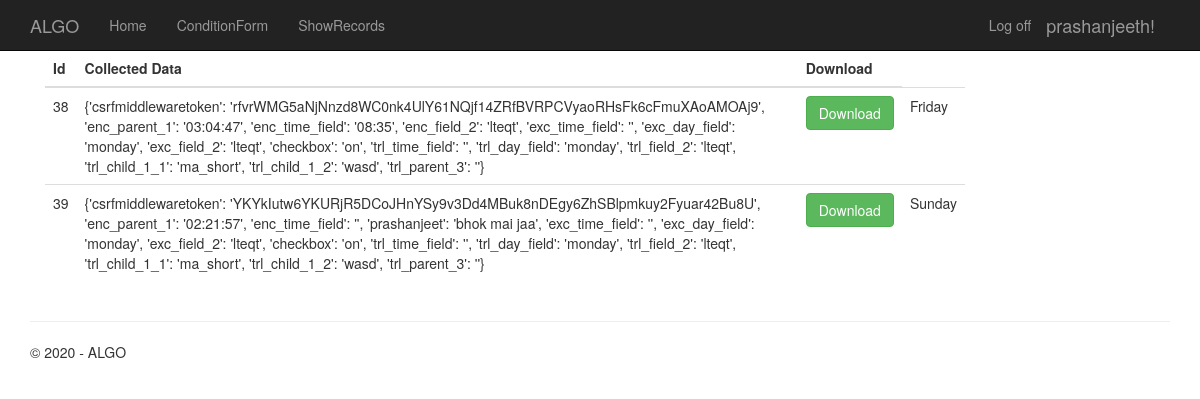
The page /showrecords/ (signed in) on the database as committed earlier.
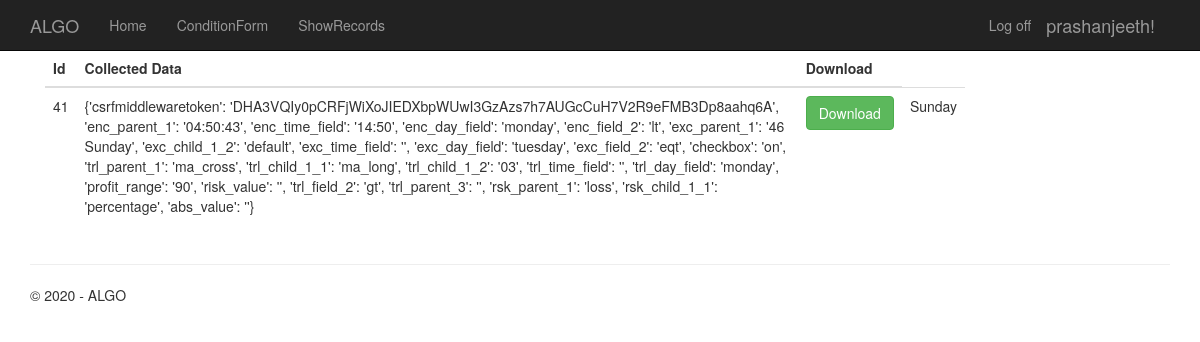
The same page on the database as committed later.
### algobt/models.py (models this page shows, shortened)
class UserDataModel(models.Model):
    username = models.ForeignKey(User, on_delete=models.CASCADE,)
    data = models.CharField(max_length=2000)
    record_file = models.CharField(max_length=300, unique=True, null=True)
    created_on = models.DateTimeField(auto_now_add=True,)
    class Meta:
        verbose_name_plural = 'Records'
        db_table = "User Records"

### algobt/views.py (the view)
# urls.py: path('showrecords/', views.ShowDataRecords, name='ShowRecords'),
@login_required(redirect_field_name='login')
def ShowDataRecords(request):
    if request.user.is_authenticated:
        allRecords = UserDataModel.objects.filter(username=request.user)
        context = {
            'records': allRecords,
            'year': datetime.now().year,
        }
        return render(request, 'app/showrecords.html', context)

### templates/app/showrecords.html
{% extends "app/layout.html" %}
{% load static %}
{% block content %}
    <div class="container">
    <div class="row justify-content-center">
      <div class="col-lg-10 col-md-12">
        <div class="card mb-4">
          <div class="card-body">
            {% if records %}
            <table class="table mb-0">
              <thead>
                <tr>
                  <th>Id</th>
                  <th>Collected Data</th>
                  <th>Download</th>
                </tr>
              </thead>
              <tbody>
                <tr>
                {% for record in records %}
                  <tr>
                    <td>
                      {{record.id}}
                    </td>
                    <td>
                      {{record.data}}
                    </td>
                    <td>
                      <a href="{% url 'DownloadRecords' record.id %}" class="btn btn-success" target = "_blank" >Download</a>
                    </td>
                      <td>
                        {{record.created_on | date:'l'}}
                      </td>
                    </tr>
                  {% endfor %}
              </tbody>
            </table>
            {% else %}
              <h3 class="information">Sorry! No rfecords Found.</h3>
            {% endif %}
          </div>
        </div>
      </div>
    </div>
  </div>
{% endblock %}

Rows that differ between the two databases and show on the page:
removed UserDataModel: id "38", data "{'csrfmiddlewaretoken': 'rfvrWMG5aNjNnzd8WC0nk4UlY61NQjf14ZRfBVRPCVyaoRHsFk6cFmuXAoAMOAj9', 'enc_parent_1': '03:04:47', 'enc_time_field': '08:35', 'enc_field_2': 'lteqt', 'exc_time_field': '', 'exc_day_field': 'monday', 'exc_field_2': 'lteqt', 'checkbox': 'on', 'trl_time_field': '', 'trl_day_field': 'monday', 'trl_field_2': 'lteqt', 'trl_child_1_1': 'ma_short', 'trl_child_1_2': 'wasd', 'trl_parent_3': ''}", created_on "Friday"
removed UserDataModel: id "39", data "{'csrfmiddlewaretoken': 'YKYkIutw6YKURjR5DCoJHnYSy9v3Dd4MBuk8nDEgy6ZhSBlpmkuy2Fyuar42Bu8U', 'enc_parent_1': '02:21:57', 'enc_time_field': '', 'prashanjeet': 'bhok mai jaa', 'exc_time_field': '', 'exc_day_field': 'monday', 'exc_field_2': 'lteqt', 'checkbox': 'on', 'trl_time_field': '', 'trl_day_field': 'monday', 'trl_field_2': 'lteqt', 'trl_child_1_1': 'ma_short', 'trl_child_1_2': 'wasd', 'trl_parent_3': ''}", created_on "Sunday"
added UserDataModel: id "41", data "{'csrfmiddlewaretoken': 'DHA3VQIy0pCRFjWiXoJIEDXbpWUwI3GzAzs7h7AUGcCuH7V2R9eFMB3Dp8aahq6A', 'enc_parent_1': '04:50:43', 'enc_time_field': '14:50', 'enc_day_field': 'monday', 'enc_field_2': 'lt', 'exc_parent_1': '46 Sunday', 'exc_child_1_2': 'default', 'exc_time_field': '', 'exc_day_field': 'tuesday', 'exc_field_2': 'eqt', 'checkbox': 'on', 'trl_parent_1': 'ma_cross', 'trl_child_1_1': 'ma_long', 'trl_child_1_2': '03', 'trl_time_field': '', 'trl_day_field': 'monday', 'profit_range': '90', 'risk_value': '', 'trl_field_2': 'gt', 'trl_parent_3': '', 'rsk_parent_1': 'loss', 'rsk_child_1_1': 'percentage', 'abs_value': ''}", created_on "Sunday"
